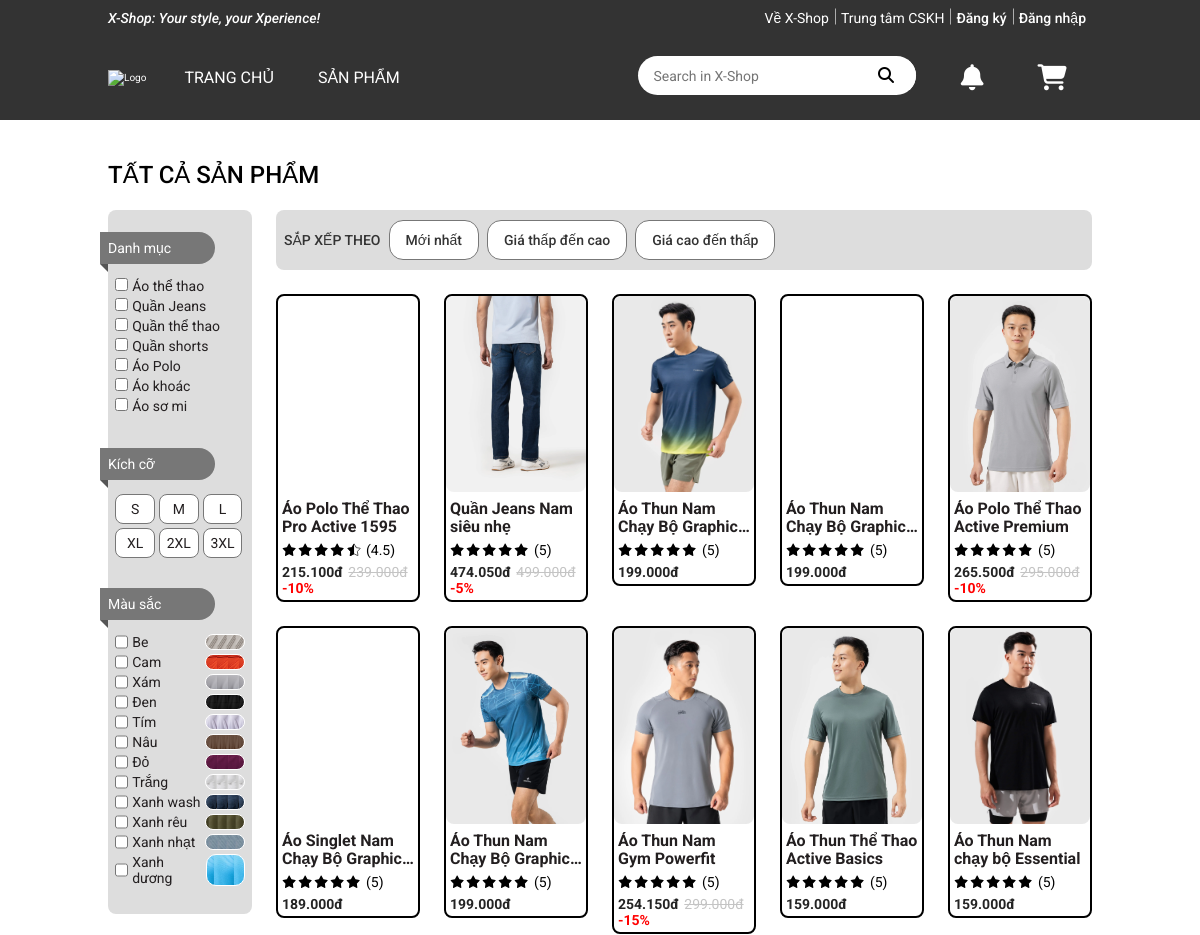
Page /products_page.php (upper part) on the earlier database version.
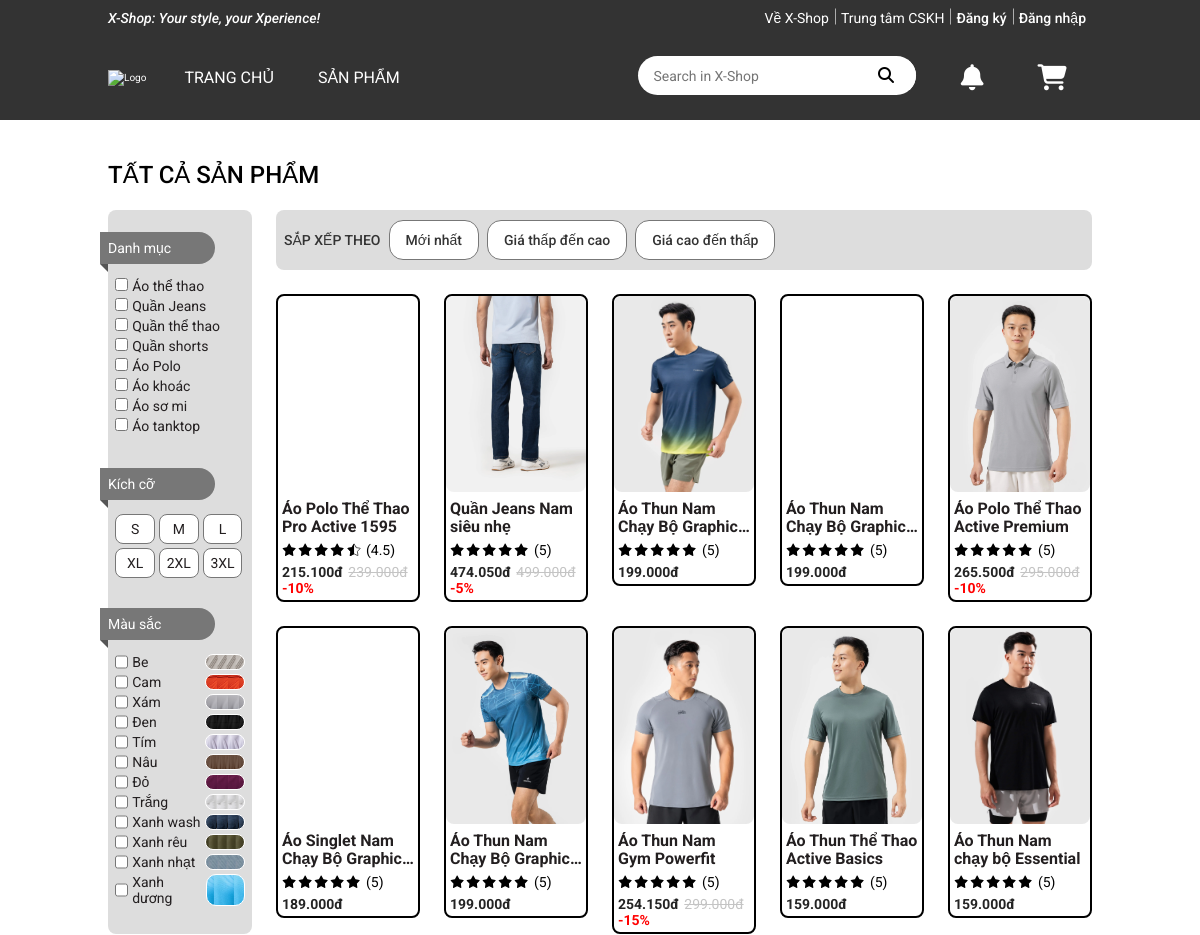
Same page on the later database version.
### tables this page shows
CREATE TABLE `categories` (
  `id` bigint(20) NOT NULL,
  `category_name` varchar(100) NOT NULL,
  `slug` text NOT NULL
);

CREATE TABLE `sizes` (
  `id` bigint(20) NOT NULL,
  `size_name` varchar(100) NOT NULL
);

CREATE TABLE `colors` (
  `id` bigint(20) NOT NULL,
  `color_name` varchar(100) NOT NULL,
  `img` varchar(255) NOT NULL,
  `slug` text NOT NULL
);

### php/dbcommands.php (called while the page is built, shortened)
<?php
    $SIZE_QUERY_GET_ALL = "SELECT * FROM sizes";
    $COLOR_QUERY_GET_ALL = "SELECT * FROM colors ORDER BY LENGTH(color_name) asc";
    $CATEGORY_QUERY_GET_ALL = "SELECT * FROM categories";
?>

### php/random_dao.php (called while the page is built, shortened)
<?php
    require_once 'dbconnect.php';
    function executeNonParamQuery($sql){
        global $_conn;
        $result = $_conn->query($sql);
        $data = $result->fetch_all();
        return $data;
    }
?>

### products_page.php (the view, shortened to what this page needs)
<?php
    require_once './php/dbcommands.php';
    require_once './php/product_dao.php';
    require_once './php/random_dao.php';
    $each_param = [];
?>
<!DOCTYPE html>
<html lang="en">
<head>
    <link rel="stylesheet" href="https://cdnjs.cloudflare.com/ajax/libs/normalize/8.0.1/normalize.min.css">
    <link rel="stylesheet" href="../css/grid.css">
    <link rel="stylesheet" href="../css/base.css">
    <link rel="stylesheet" href="../css/main.css">
    <link rel="stylesheet" href="https://cdnjs.cloudflare.com/ajax/libs/font-awesome/6.5.1/css/all.min.css">
</head>
<body>
    <div class="app">
        <?php include "header.php" ?>
        <div class="container">
            <div class="grid wide">
                <h1 class="products-page__header">Tất cả sản phẩm</h1>
                <div class="row">
                    <div class="col l-2 m-0 c-0">
                        <form action="<?php echo htmlspecialchars($_SERVER['PHP_SELF']); ?>"
                                class="product-filter"
                                method="get">
                            <div class="product-filter__item">
                                <p class="product-filter__title">
                                    Danh mục
                                </p>
                                <ul class="product-filter__clothing reset-ul">
                                    <?php
                                        $result = executeNonParamQuery($CATEGORY_QUERY_GET_ALL);
                                        foreach($result as $row){
                                            echo '<li class="product-filter__checkbox-item">';
                                            echo '<input type="checkbox" name="category_id" value="'.$row[0].'" id="product-filter--select-'.$row[2].'" class="product-filter__checkbox" '.(isset($each_param['category_id']) && in_array($row[0], $each_param['category_id']) ? 'checked' : '').'>';
                                            echo '<label class="product-filter__checkbox-title" for="product-filter--select-'.$row[2].'">';
                                            echo ' '.$row[1];
                                            echo '</label>';
                                        }
                                    ?>
                                </ul>
                            </div>
                            <div class="product-filter__item">
                                <p class="product-filter__title">
                                    Kích cỡ
                                </p>
                                <div class="product-filter__size">
                                    <?php
                                        $sql = $SIZE_QUERY_GET_ALL;
                                        $result = $_conn->query($sql);
                                        while($row = $result->fetch_assoc()){
                                            echo '<button class="product-filter__size-item product-filter__button js-product-filter__button '.((isset($each_param['sizes.size_name']) && in_array($row['size_name'], $each_param['sizes.size_name'])) ? 'products-page__function-button--is-selected' : ' ').'" name="sizes.size_name" value="'.$row['size_name'].'">'.$row['size_name'].'</button>';
                                        }
                                    ?>
                                </div>
                            </div>
                            <div class="product-filter__item">
                                <p class="product-filter__title">
                                    Màu sắc
                                </p>
                                <div class="product-filter__color">
                                    <?php
                                        $sql = $COLOR_QUERY_GET_ALL;
                                        $result = $_conn->query($sql);
                                        while($row = $result->fetch_assoc()){
                                            echo '<label for="product-filter--select-'.$row['slug'].'" class="product-filter__checkbox-item product-filter__color-item">';
                                            echo '<input type="checkbox" name="colors.slug" value="'.$row['slug'].'" id="product-filter--select-'.$row['slug'].'" class="product-filter__checkbox" '.((isset($each_param['colors.slug']) && in_array($row['slug'], $each_param['colors.slug'])) ? 'checked' : ' ').'>';
                                            echo '<span class="product-filter__checkbox-title">'.$row['color_name'].'</span>';
                                            echo '<div class="product-filter__color-img" style="background-image: url('.$row['img'].');"></div>';
                                            echo '</label>';
                                        }
                                    ?>
                                </div>
                            </div>
                        </form>
                    </div>
                    <div class="col l-10">
                        <form action="<?php echo htmlspecialchars($_SERVER['PHP_SELF']); ?>"
                            method="get"
                            class="products-page__sort-bar">
                            <span class="products-page__sort-title">
                                Sắp xếp theo
                            </span>
                            <button class="js-product-filter__button products-page__sort-type
                                <?php echo ((isset($each_param['sortby'])) ? 'products-page__function-button--is-selected': ' ') ?>
                            " name="sortby" value="latest">Mới nhất</button>
                            <button class="products-page__sort-type products-page__sort-type--price
                                <?php echo ((isset($each_param['orderby']) && in_array('asc', $each_param['orderby'])) ? 'products-page__function-button--is-selected': ' ') ?>
                            " name="orderby" value="asc">Giá thấp đến cao</button>
                            <button class="products-page__sort-type products-page__sort-type--price
                                <?php echo ((isset($each_param['orderby']) && in_array('desc', $each_param['orderby'])) ? 'products-page__function-button--is-selected': ' ') ?>
                            " name="orderby" value="desc">Giá cao đến thấp</button>
                        </form>
                        <div class="row products-page__product-container">
                        </div>
                    </div>
                </div>
            </div>
        </div>
    </div>
</body>
</html>

### header.php (shortened to what this page needs)
<?php
    require_once './php/dbcommands.php';
?>
<header class="header">
    <div class="grid wide">
        <div class="header__top-bar">
            <p class="header__slogan font-weight-500">
                X-Shop: Your style, your Xperience!
            </p>
            <ul class="nav-main">
                <li class="nav-main__item nav-main__item--separate">
                    <a href="#" class="nav-main__link">
                        Về X-Shop
                    </a>
                </li>
                <li class="nav-main__item nav-main__item--separate">
                    <a href="#" class="nav-main__link">
                        Trung tâm CSKH
                    </a>
                </li>
                <?php
                    if(isset($_SESSION['username'])) {
                        echo '<li class="nav-main__item">
                                <a href="#" class="nav-main__link font-weight-500">
                                    Chào '.$_SESSION['fullname'].'
                                </a>
                            </li>';
                    } else {
                        echo '<li class="nav-main__item nav-main__item--separate hidden_tag">
                                <a href="../register_page.php" class="nav-main__link font-weight-500">
                                    Đăng ký
                                </a>
                            </li>';
                        echo '<li class="nav-main__item hidden_tag">
                                <a href="../login_page.php" class="nav-main__link font-weight-500">
                                    Đăng nhập
                                </a>
                                </li>';
                    }
                ?>
            </ul>
        </div>
        <div class="header__inner">
            <a href="../index.php">
                <img src="../images/logo.png" alt="Logo" class="header__logo">
            </a>
            <ul class="nav-sub">
                <li class="nav-sub__item">
                    <a href="../index.php" class="nav-sub__link">
                        Trang chủ
                    </a>
                </li>
                <li class="nav-sub__item">
                    <a href="../products_page.php" class="nav-sub__link">
                        Sản phẩm
                    </a>
                </li>
            </ul>
            <div class="header__actions">
                <div class="header__action-item">
                    <form   action="<?php echo htmlspecialchars($_SERVER['PHP_SELF']); ?>"
                            role="search"
                            class="header-searchbar"
                            method="GET">
                        <label class="header-searchbar__main" for="header-searchbar__label-target">
                            <input type="text" name="keyword" class="header-searchbar___input" id="header-searchbar__label-target" placeholder="Search in X-Shop">
                            <button class="header-searchbar__search-button" value="submit" type="submit" name="submit">
                                <i class="header-searchbar__search-icon fa-solid fa-magnifying-glass"></i>
                            </button>
                        </label>
                    </form>
                </div>
                <div class="header__action-item header__action-item--has-notification-dialog">
                    <a href="#" class="header__action-link">
                        <i class="header__action-icon fa-solid fa-bell"></i>
                    </a>
                </div>
                <div class="header__action-item header__action-item--has-cart-dialog">
                    <a href="../cart_page.php" class="header__action-link">
                        <i class="header__action-icon fa-solid fa-cart-shopping"></i>
                    </a>
                </div>
            </div>
        </div>
    </div>
</header>

### css/grid.css (style rules this page uses)
.grid { width: 100%; display: block; padding: 0; }
.grid.wide { max-width: 1200px; margin: 0 auto; }
.row { display: flex; flex-wrap: wrap; margin-left: -4px; margin-right: -4px; }
.col { padding-left: 4px; padding-right: 4px; }
.c-0 { display: none; }
@media (min-width: 740px) { .row { margin-left: -8px; margin-right: -8px; } }
@media (min-width: 740px) { .col { padding-left: 8px; padding-right: 8px; } }
@media (min-width: 740px) { .m-0 { display: none; } }
@media (min-width: 1113px) { .row { margin-left: -12px; margin-right: -12px; } }
@media (min-width: 1113px) { .col { padding-left: 12px; padding-right: 12px; } }
@media (min-width: 1113px) { .l-1, .l-2, .l-2-4, .l-3, .l-4, .l-5, .l-6, .l-7, .l-8, .l-9, .l-10, .l-11, .l-12 { display: block; } }
@media (min-width: 1113px) { .l-2 { flex: 0 0 16.66667%; max-width: 16.66667%; } }
@media (min-width: 1113px) { .l-10 { flex: 0 0 83.33333%; max-width: 83.33333%; } }
@media (min-width: 1024px) and (max-width: 1239px) { .wide { width: 984px; } }
@media (min-width: 1024px) and (max-width: 1239px) { .wide .row { margin-left: -12px; margin-right: -12px; } }
@media (min-width: 1024px) and (max-width: 1239px) { .wide .col { padding-left: 12px; padding-right: 12px; } }
@media (min-width: 1024px) and (max-width: 1239px) { .wide .l-1, .wide .l-2, .wide .l-2-4, .wide .l-3, .wide .l-4, .wide .l-5, .wide .l-6, .wide .l-7, .wide .l-8, .wide .l-9, .wide .l-10, .wide .l-11, .wide .l-12 { display: block; } }
@media (min-width: 1024px) and (max-width: 1239px) { .wide .l-2 { flex: 0 0 16.66667%; max-width: 16.66667%; } }
@media (min-width: 1024px) and (max-width: 1239px) { .wide .l-10 { flex: 0 0 83.33333%; max-width: 83.33333%; } }

### css/base.css (style rules this page uses)
:root { --white-color: #fff; --black-color: #000; --text-color: #333; --topbar-height: 36px; --header-inner-height: 84px; --header-height: calc(var(--topbar-height) + var(--header-inner-height)); --header-inner-button-height: calc(var(--header-inner-height) - 4px); }
* { box-sizing: inherit; }
html { font-size: 62.5%; line-height: 1.6rem; box-sizing: border-box; font-family: 'Roboto', sans-serif; }
ul { list-style-type: none; padding-left: 0; margin: 0; }
a { text-decoration: none; color: inherit; }
.hidden_tag { display: none; }
.font-weight-500 { font-weight: 500; }

Differences in the rows shown:
added categories: category_name "Áo tanktop"
